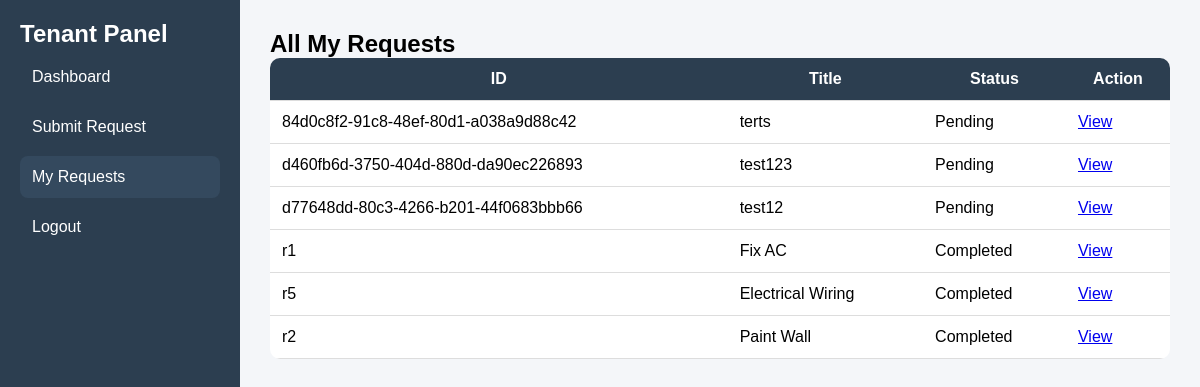
Screenshot of /tenant/requests (signed in) with the database file from the repository.
### tables this page shows
CREATE TABLE requests (
        id TEXT PRIMARY KEY,
        title TEXT,
        description TEXT,
        status TEXT,
        assigned_to TEXT,
        date TEXT,
        user_id TEXT,
        FOREIGN KEY(user_id) REFERENCES users(id),
        FOREIGN KEY(assigned_to) REFERENCES users(id)
    );

### app.py (the view)
@app.route('/tenant/requests')
@Role_Authentication(["tenant"])
def tenant_all_requests():
    tenant_id = session.get('User_id')
    conn = get_db_connection()
    all_requests = conn.execute(
        "SELECT id, title, status, date FROM requests WHERE user_id = ? ORDER BY date DESC", (tenant_id,)
    ).fetchall()
    conn.close()
    return render_template('tenant_all_requests.html', requests=all_requests, role=session.get('role'))

### app.py (called while the page is built)
def get_db_connection():
    conn = sqlite3.connect(DB_NAME)
    conn.row_factory = sqlite3.Row
    return conn

def Role_Authentication(allowed_roles):
    def decorator(f):
        @wraps(f)
        def decorated_function(*args, **Kwargs):
            if 'role' not in session:
                flash('Access denied. Please log in.')
                return redirect(url_for("login"))
            if session['role'] not in allowed_roles:
                flash('Access denied. Insufficient privileges.')
                return redirect(url_for("dashboard"))
            return f(*args, **Kwargs)
        return decorated_function
    return decorator

### templates/tenant_all_requests.html (shortened to what this page needs)
<!DOCTYPE html>
<html lang="en">
<head>
</head>
<body>
<div class="sidebar">
    <h2>Tenant Panel</h2>
    <a href="{{ url_for('tenant_dashboard') }}">Dashboard</a>
    <a href="{{ url_for('submit_request') }}">Submit Request</a>
    <a href="{{ url_for('tenant_all_requests') }}" class="active">My Requests</a>
    <a href="{{ url_for('logout') }}">Logout</a>
</div>
<div class="main">
<h2>All My Requests</h2>
<table>
<thead>
<tr>
<th>ID</th><th>Title</th><th>Status</th><th>Action</th>
</tr>
</thead>
<tbody>
{% for req in requests %}
<tr>
<td>{{ req.id }}</td>
<td>{{ req.title }}</td>
<td>{{ req.status }}</td>
<td><a href="{{ url_for('view_single_request', req_id=req.id) }}">View</a></td>
</tr>
{% endfor %}
</tbody>
</table>
</div>
</body>
</html>

### templates/tenant_all_requests.html (style rules this page uses)
* { margin:0;padding:0;box-sizing:border-box }
body { font-family:Arial,sans-serif;display:flex;background:#f4f6f9;min-height:100vh }
.sidebar { width:240px;background:#2c3e50;color:#fff;padding:20px }
.sidebar a { color:#fff;text-decoration:none;display:block;padding:12px;border-radius:8px;margin:8px 0 }
.sidebar a:hover,.active { background:#34495e }
.main { flex:1;padding:30px }
table { width:100%;background:#fff;border-collapse:collapse;border-radius:10px;overflow:hidden }
th,td { padding:12px;border-bottom:1px solid #ddd }
th { background:#2c3e50;color:#fff }

### rows the page displays
requests: id "84d0c8f2-91c8-48ef-80d1-a038a9d88c42", title "terts", status "Pending"
requests: id "d460fb6d-3750-404d-880d-da90ec226893", title "test123", status "Pending"
requests: id "d77648dd-80c3-4266-b201-44f0683bbb66", title "test12", status "Pending"
requests: id "r1", title "Fix AC", status "Completed"
requests: id "r5", title "Electrical Wiring", status "Completed"
requests: id "r2", title "Paint Wall", status "Completed"
